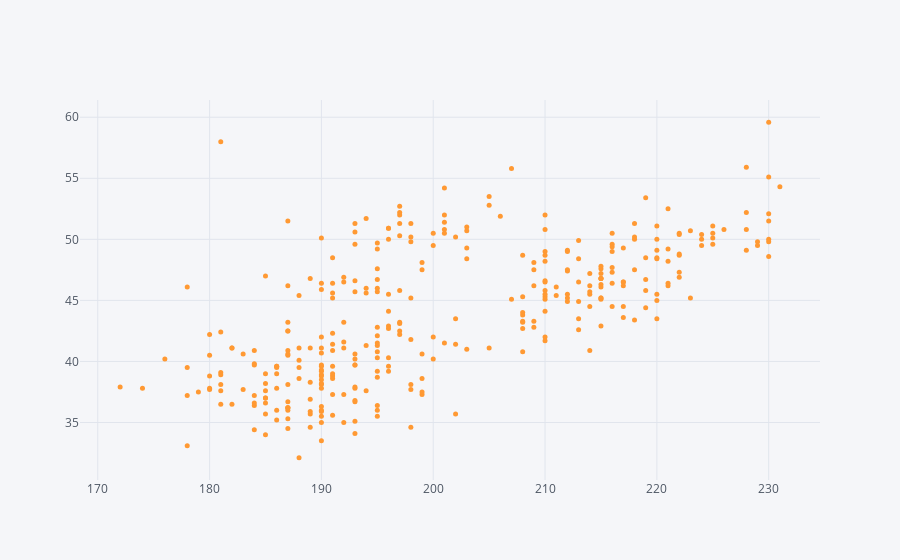

The code cell stored with this chart in its notebook:
### Code cell
penguins.iplot(kind="scatter", x="flipper_length_mm", y="bill_length_mm", mode="markers", size=5)

### Figure 1 — Plotly figure (JSON) as saved in the notebook; plotly's stock layout.template omitted (floating-point values rounded to 4 significant figures; data arrays with more than 128 entries replaced by an {"elided": "..."} marker saying what was removed)
{"data": [{"line": {"color": "rgba(255, 153, 51, 1.0)", "dash": "solid", "shape": "linear", "width": 1.3}, "marker": {"size": 5, "symbol": "circle"}, "mode": "markers", "name": "bill_length_mm", "text": "", "type": "scatter", "x": {"elided": "344 int values"}, "y": {"elided": "344 mixed values"}}], "layout": {"autosize": true, "legend": {"bgcolor": "#F5F6F9", "font": {"color": "#4D5663"}}, "paper_bgcolor": "#F5F6F9", "plot_bgcolor": "#F5F6F9", "title": {"font": {"color": "#4D5663"}}, "xaxis": {"autorange": true, "gridcolor": "#E1E5ED", "range": [168.5, 234.5], "showgrid": true, "tickfont": {"color": "#4D5663"}, "title": {"font": {"color": "#4D5663"}, "text": ""}, "type": "linear", "zerolinecolor": "#E1E5ED"}, "yaxis": {"autorange": true, "gridcolor": "#E1E5ED", "range": [29.96, 61.74], "showgrid": true, "tickfont": {"color": "#4D5663"}, "title": {"font": {"color": "#4D5663"}, "text": ""}, "type": "linear", "zerolinecolor": "#E1E5ED"}}}
